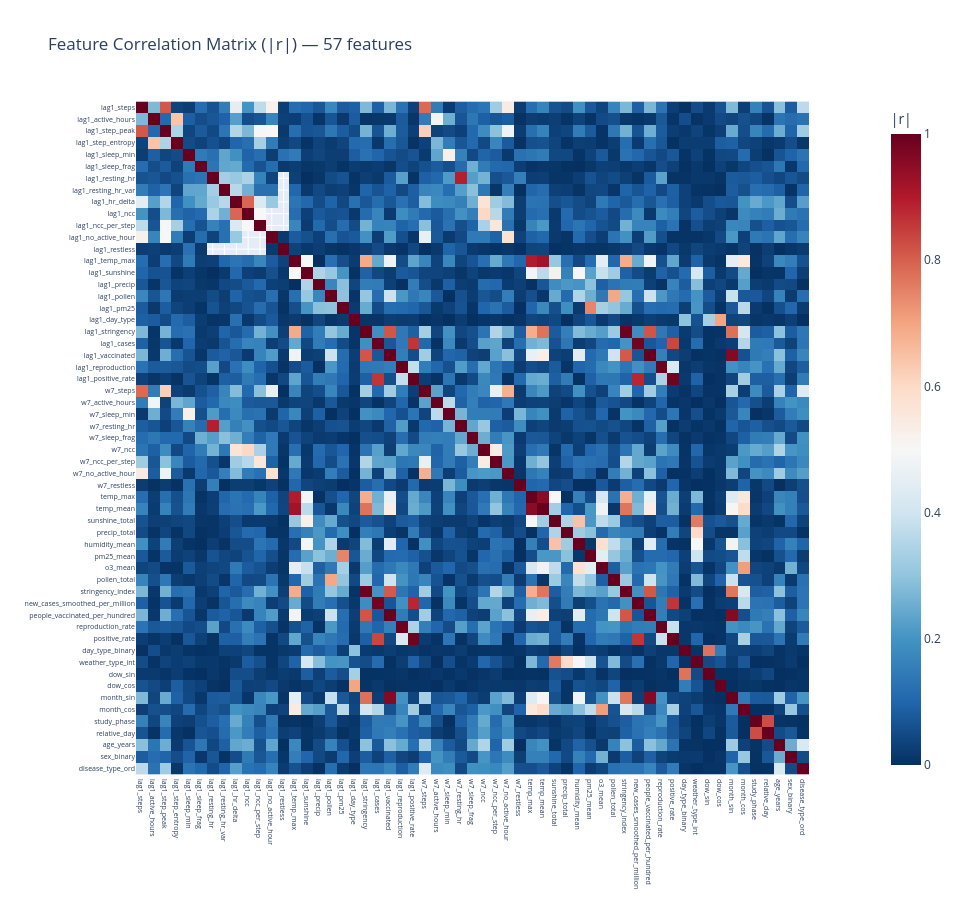

Notebook code for this chart:
### Code cell
# ── Pairwise correlation check — spot redundant features before CV ─────────────
corr = daily_model[FEATURE_COLS_A].corr().abs()

CORR_THRESH = 0.85
pairs = (
    corr.where(np.triu(np.ones(corr.shape), k=1).astype(bool))
    .stack()
    .reset_index()
    .rename(columns={'level_0': 'feat_1', 'level_1': 'feat_2', 0: 'abs_r'})
    .sort_values('abs_r', ascending=False)
    .reset_index(drop=True)
)
high_corr = pairs[pairs['abs_r'] >= CORR_THRESH]
print(f'Pairs with |r| >= {CORR_THRESH}:  {len(high_corr)}')
if len(high_corr):
    print(high_corr.to_string(index=False))

# ── Heatmap ───────────────────────────────────────────────────────────────────
fig = px.imshow(
    corr,
    title=f'Feature Correlation Matrix (|r|) — {len(FEATURE_COLS_A)} features',
    color_continuous_scale='RdBu_r',
    zmin=0, zmax=1,
    width=960, height=900,
)
fig.update_layout(
    coloraxis_colorbar=dict(title='|r|'),
    xaxis=dict(tickfont=dict(size=7)),
    yaxis=dict(tickfont=dict(size=7)),
)
fig.show()

### Figure 1 — Plotly figure (JSON) as saved in the notebook; plotly's stock layout.template omitted (floating-point values rounded to 4 significant figures; data arrays with more than 128 entries replaced by an {"elided": "..."} marker saying what was removed)
{"data": [{"coloraxis": "coloraxis", "hovertemplate": "x: %{x}<br>y: %{y}<br>color: %{z}<extra></extra>", "name": "0", "type": "heatmap", "x": ["lag1_steps", "lag1_active_hours", "lag1_step_peak", "lag1_step_entropy", "lag1_sleep_min", "lag1_sleep_frag", "lag1_resting_hr", "lag1_resting_hr_var", "lag1_hr_delta", "lag1_ncc", "lag1_ncc_per_step", "lag1_no_active_hour", "lag1_restless", "lag1_temp_max", "lag1_sunshine", "lag1_precip", "lag1_pollen", "lag1_pm25", "lag1_day_type", "lag1_stringency", "lag1_cases", "lag1_vaccinated", "lag1_reproduction", "lag1_positive_rate", "w7_steps", "w7_active_hours", "w7_sleep_min", "w7_resting_hr", "w7_sleep_frag", "w7_ncc", "w7_ncc_per_step", "w7_no_active_hour", "w7_restless", "temp_max", "temp_mean", "sunshine_total", "precip_total", "humidity_mean", "pm25_mean", "o3_mean", "pollen_total", "stringency_index", "new_cases_smoothed_per_million", "people_vaccinated_per_hundred", "reproduction_rate", "positive_rate", "day_type_binary", "weather_type_int", "dow_sin", "dow_cos", "month_sin", "month_cos", "study_phase", "relative_day", "age_years", "sex_binary", "disease_type_ord"], "xaxis": "x", "y": ["lag1_steps", "lag1_active_hours", "lag1_step_peak", "lag1_step_entropy", "lag1_sleep_min", "lag1_sleep_frag", "lag1_resting_hr", "lag1_resting_hr_var", "lag1_hr_delta", "lag1_ncc", "lag1_ncc_per_step", "lag1_no_active_hour", "lag1_restless", "lag1_temp_max", "lag1_sunshine", "lag1_precip", "lag1_pollen", "lag1_pm25", "lag1_day_type", "lag1_stringency", "lag1_cases", "lag1_vaccinated", "lag1_reproduction", "lag1_positive_rate", "w7_steps", "w7_active_hours", "w7_sleep_min", "w7_resting_hr", "w7_sleep_frag", "w7_ncc", "w7_ncc_per_step", "w7_no_active_hour", "w7_restless", "temp_max", "temp_mean", "sunshine_total", "precip_total", "humidity_mean", "pm25_mean", "o3_mean", "pollen_total", "stringency_index", "new_cases_smoothed_per_million", "people_vaccinated_per_hundred", "reproduction_rate", "positive_rate", "day_type_binary", "weather_type_int", "dow_sin", "dow_cos", "month_sin", "month_cos", "study_phase", "relative_day", "age_years", "sex_binary", "disease_type_ord"], "yaxis": "y", "z": {"elided": "57x57 float values"}}], "layout": {"coloraxis": {"cmax": 1, "cmin": 0, "colorbar": {"title": {"text": "|r|"}}, "colorscale": [[0, "rgb(5,48,97)"], [0.1, "rgb(33,102,172)"], [0.2, "rgb(67,147,195)"], [0.3, "rgb(146,197,222)"], [0.4, "rgb(209,229,240)"], [0.5, "rgb(247,247,247)"], [0.6, "rgb(253,219,199)"], [0.7, "rgb(244,165,130)"], [0.8, "rgb(214,96,77)"], [0.9, "rgb(178,24,43)"], [1, "rgb(103,0,31)"]]}, "height": 900, "title": {"text": "Feature Correlation Matrix (|r|) — 57 features"}, "width": 960, "xaxis": {"anchor": "y", "constrain": "domain", "domain": [0, 1], "scaleanchor": "y", "tickfont": {"size": 7}}, "yaxis": {"anchor": "x", "autorange": "reversed", "constrain": "domain", "domain": [0, 1], "tickfont": {"size": 7}}}}
